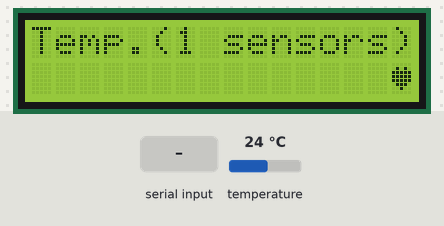
This sketch was run on a simulated Arduino Uno, built with avr-gcc and run on an emulated ATmega328P. Parts: 16×2 character LCD. The inputs (shaded band) are chosen by the test bench; at power-on: temperature 24 °C. EEPROM starts erased; what the sketch prints to the serial monitor is not drawn.

Above: at 9.5 s.
9.6 s: temperature set to 41 °C
At 10.1 s:
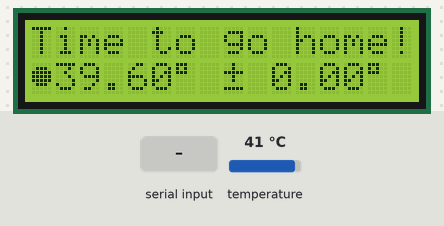
19.6 s: temperature set to 12 °C
At 28.3 s:
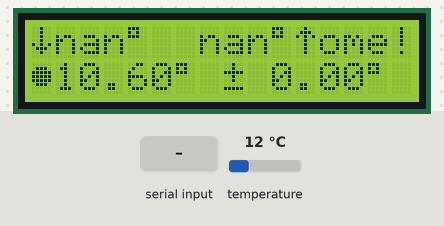
28.7 s: "r" received over Serial
At 37.2 s:
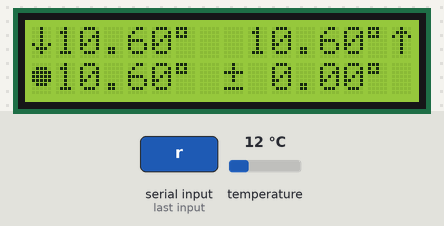
37.5 s: temperature set to 4 °C
At 45.3 s:
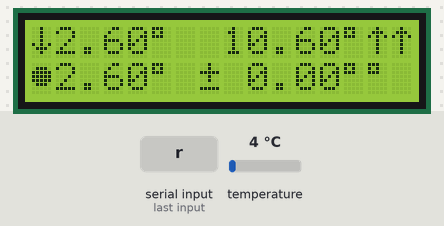
46.3 s: "r" received over Serial
At 54.4 s:
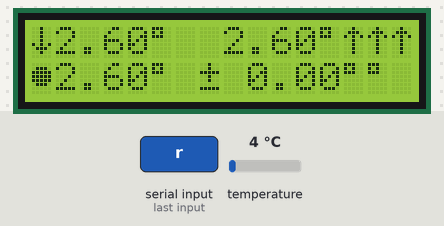
55.1 s: temperature set to 19 °C
At 63.5 s:
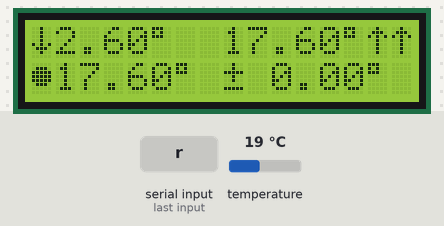
Timing chart, 0 to 65.0 s (numbered marks = the images above; inputs shaded):
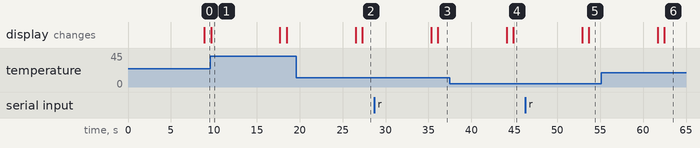

The sketch:

Multiple.ino
```cpp
#include <openGLCD.h>

#include <TimerOne.h>

#include <LiquidCrystal.h>
#include <EEPROM.h>
#include <OneWire.h>
#include <DallasTemperature.h>

// Data wire is plugged into port 7 on the Arduino
#define ONE_WIRE_BUS 7
#define TEMPERATURE_PRECISION 12
#define MAX_SENSORS 5
#define EEPROM_RESET 450

// Setup a oneWire instance to communicate with any OneWire devices (not just Maxim/Dallas temperature ICs)
OneWire oneWire(ONE_WIRE_BUS);

// Pass our oneWire reference to Dallas Temperature.
DallasTemperature sensors(&oneWire);

// arrays to hold device addresses
DeviceAddress thermometer[MAX_SENSORS];

int8_t num_sensors;

float cal_temp = -1.4f;
float curr_mean_temp;
float curr_std_temp;
float min_temp;
float max_temp;

int eeprom_counter=EEPROM_RESET; // one update per hour

// initialize the library with the numbers of the interface pins
LiquidCrystal lcd(9, 8, 13, 12, 11, 10);
#define PM         0
#define HEART      1
#define ARROW_UP   2
#define ARROW_DOWN 3
#define CIRCLE     4

byte pm[8] = {
  B00100,
  B00100,
  B11111,
  B00100,
  B00100,
  B00000,
  B11111,
};

byte heart[8] = {
  B00000,
  B01010,
  B11111,
  B11111,
  B11111,
  B01110,
  B00100,
};

byte arrow_up[8] = {
  B00100,
  B01110,
  B10101,
  B00100,
  B00100,
  B00100,
  B00100,
};

byte arrow_down[8] = {
  B00100,
  B00100,
  B00100,
  B00100,
  B10101,
  B01110,
  B00100,
};

byte circle[8] = {
  B00000,
  B01110,
  B11111,
  B11111,
  B11111,
  B01110,
  B00000,
};

// function to print a device address
void printAddress(DeviceAddress deviceAddress)
{
  for (uint8_t i = 0; i < 8; i++)
  {
    // zero pad the address if necessary
    if (deviceAddress[i] < 16) Serial.print("0");
    Serial.print(deviceAddress[i], HEX);
  }
}

// function to print the temperature for a device
void printTemperature(DeviceAddress deviceAddress)
{
  float tempC = sensors.getTempC(deviceAddress)+cal_temp;
  Serial.print("Temp C: ");
  Serial.println(tempC);
}

void calcMeanTemperature(void)
{
  curr_mean_temp = 0.0f;
  curr_std_temp = 0.0f;
  for (uint8_t i = 0; i < num_sensors; i++)
  {
    curr_mean_temp += sensors.getTempC(thermometer[i]);
  }
  curr_mean_temp/=num_sensors;
  for (uint8_t i = 0; i < num_sensors; i++)
  {
    curr_std_temp += (sensors.getTempC(thermometer[i]) - curr_mean_temp) * (sensors.getTempC(thermometer[i]) - curr_mean_temp);
  }
  curr_mean_temp+=cal_temp;
  curr_std_temp/=num_sensors;
  curr_std_temp = sqrt(curr_std_temp);
  if(curr_std_temp<0.2)
  {
    if(min_temp>curr_mean_temp)
      min_temp = curr_mean_temp;
    if(max_temp<curr_mean_temp)
      max_temp = curr_mean_temp;
  }
}

void printMeanTemperature(void)
{
  Serial.print("Temp C: ");
  Serial.print(curr_mean_temp);
  Serial.print(" +- ");
  Serial.println(curr_std_temp);
}

void refreshDisplay(void)
{
  // handle EEPROM first
  if(--eeprom_counter<=0) {
    EEPROM.put(0,min_temp);
    EEPROM.put(sizeof(float),max_temp);
    eeprom_counter=EEPROM_RESET;
  }
  lcd.setCursor(15, 1);
  lcd.write((byte)HEART);
  sensors.requestTemperatures();
  calcMeanTemperature();
  lcd.setCursor(15, 1);
  lcd.print(" ");
  lcd.setCursor(0,0);
  if(curr_mean_temp>35.0f)
  {
    lcd.print("Time to go home!");
  }
  else
  {
    lcd.write((byte)ARROW_DOWN);
    lcd.print(min_temp);
    lcd.print((char)0xDF);
    lcd.print("  ");
    lcd.print(max_temp);
    lcd.print((char)0xDF);
    lcd.write((byte)ARROW_UP);
  }
  lcd.setCursor(0, 1);
  lcd.write((byte)CIRCLE);
  lcd.print(curr_mean_temp);
  lcd.print((char)0xDF);
  lcd.print(" ");
  lcd.write((byte)PM);
  lcd.print(" ");
  lcd.print(curr_std_temp);
  lcd.print((char)0xDF);
}

void setup(void)
{
  // start serial port
  Serial.begin(9600);
  // Start up the library
  sensors.begin();

  // locate devices on the bus
  Serial.print("Locating devices...");
  Serial.print("Found ");
  num_sensors = sensors.getDeviceCount();
  Serial.print(num_sensors, DEC);
  Serial.println(" devices.");

  // report parasite power requirements
  Serial.print("Parasite power is: ");
  if (sensors.isParasitePowerMode()) Serial.println("ON");
  else Serial.println("OFF");

  // method 1: by index
  for (uint8_t i=0;i<num_sensors;i++) {
    sensors.getAddress(thermometer[i],i);
    //printAddress(thermometer[i]);
    // set the resolution to 12 bit
    sensors.setResolution(thermometer[i], TEMPERATURE_PRECISION);
  }
  //max_temp = -1000;
  //min_temp = 1000;
  EEPROM.get(0,min_temp);
  EEPROM.get(sizeof(float),max_temp);
  // set up the LCD's number of columns and rows:
  lcd.begin(16, 2);
  // Print a message to the LCD.
  lcd.print("Temp.(");
  lcd.print(num_sensors);
  lcd.print(" sensors)");
  lcd.createChar(PM,pm);
  lcd.createChar(HEART,heart);
  lcd.createChar(ARROW_UP,arrow_up);
  lcd.createChar(ARROW_DOWN, arrow_down);
  lcd.createChar(CIRCLE,circle);
  Timer1.initialize(8800000);
  Timer1.attachInterrupt(refreshDisplay);
}

void loop(void)
{
  // call sensors.requestTemperatures() to issue a global temperature
  // request to all devices on the bus
  //Serial.print("Requesting temperatures...");

  if (Serial.available() > 0)
  {
    // read the incoming byte:
    uint8_t incomingByte = Serial.read();
    sensors.requestTemperatures();
    if(incomingByte == 'r')
    {
      // reset min, max temperature
      max_temp = -1000;
      min_temp = 1000;
      calcMeanTemperature();
      EEPROM.put(0,min_temp);
      EEPROM.put(sizeof(float),max_temp);
      eeprom_counter=EEPROM_RESET;
    }
    else
    {
      calcMeanTemperature();
      printMeanTemperature();
    }
  }

}
```

Measured:
- after the input at 9.6 s, the display: changes after 0.09 s (image 1)
- after the input at 19.6 s, the display: first differs from a run without the input after 7.7 s (image 2)
- after the input at 28.7 s, the display: first differs from a run without the input after 7.4 s (image 3)
- after the input at 37.5 s, the display: first differs from a run without the input after 7.4 s (image 4)
- after the input at 46.3 s, the display: first differs from a run without the input after 7.4 s (image 5)
- after the input at 55.1 s, the display: first differs from a run without the input after 7.4 s (image 6)
- what the display in image 1 shows lasts 8.0 s, from 9.7 s to 17.7 s
